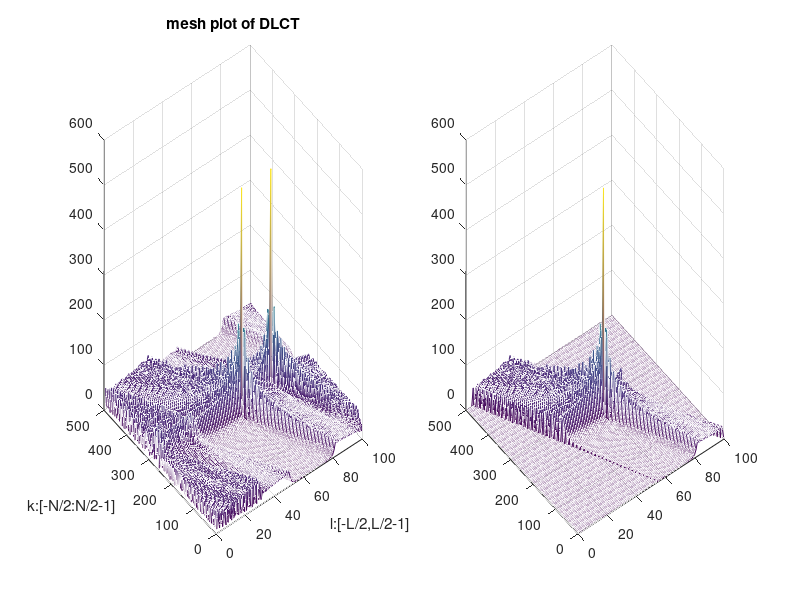
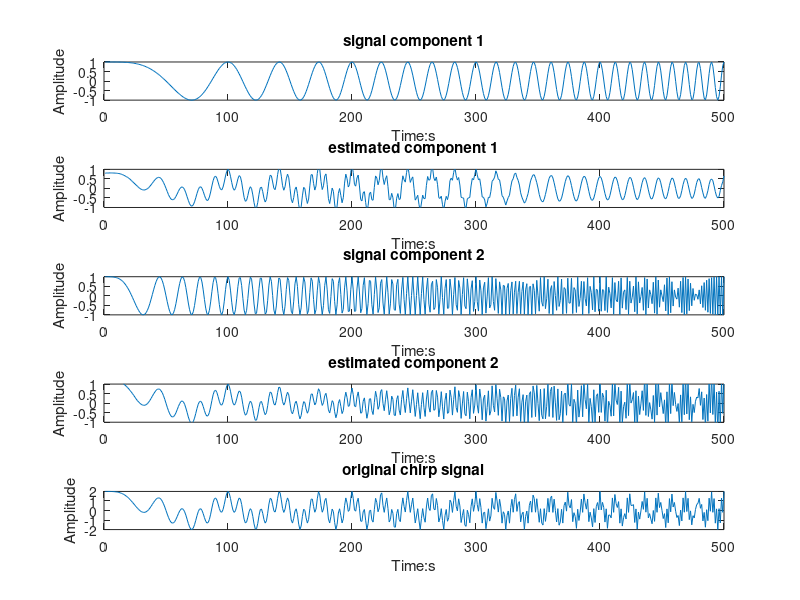

MATLAB code for these plots, in order:
function test_dlct1
% Description: matlab exmaple of DLCT 
% Reference: 
%	Alkishriwo, Osama A., and Luis F. Chaparro. "A discrete 
%	linear chirp transform (DLCT) for data compression."  
%  	11th International Conference on Information Science, Signal 
%  	Processing and their Applications (ISSPA) IEEE, 2012.
%
% Copyright (C) 2013  Xi'an Jiaotong University (Pengliang Yang)

clc,clear, close all

Fs = 100;
dt = 1 / Fs ;
N= 500;n=1:N;
t=n'*dt;
x1=exp(j*2*pi* t.^2);%sin(2*pi* t.^2)
x2=exp(j*2*pi*5*t.^2);%sin(2*pi*5*t.^2)
x =x1 +x2;

% -------------decomposition-----------------------
L=100;
C=0.01;


mask=ones(N,L);
for ix=1:L
    for iy=1:N
        if (iy> -500*(ix-100)/60 || iy<-10*(ix-55))
            mask(iy,ix)=0;
        end
    end
end

XX1=dlct(x, C, L,N);
[Y,ind]=sort(abs(XX1),'ascend');
thr=Y(floor(0.1*N*L));
XX=thresholding(XX1,thr);
XX=ifftshift(mask.*fftshift(XX1,1),1);


u=fftshift(abs(XX1),1);
figure(2),clf
subplot(121)
mesh(u),shading interp
xlabel('l:[-L/2,L/2-1]')
ylabel('k:[-N/2:N/2-1]')
title('mesh plot of DLCT')
u1=fftshift(abs(XX),1);
subplot(122)
mesh(u1),shading interp




%------------------- reconstruct ---------------------
x_rec=idlct(XX,C,L,N);
% figure(3),clf
% %plot(real(x_rec))
% plot(real(x-x_rec))
% title('reconstruction error')

figure(4),clf
subplot(511)
plot(real(x1))
xlabel('Time:s'),ylabel('Amplitude')
title('signal component 1')
set(gca,'CLim',[-1,1])

subplot(512)
plot(real(x_rec))
xlabel('Time:s'),ylabel('Amplitude')
title('estimated component 1')
set(gca,'yLim',[-1,1])

subplot(513)
plot(real(x2))
xlabel('Time:s'),ylabel('Amplitude')
title('signal component 2')
set(gca,'CLim',[-1,1])

subplot(514)
plot(real(x-x_rec))
xlabel('Time:s'),ylabel('Amplitude')
title('estimated component 2')
set(gca,'yLim',[-1,1])

subplot(515)
plot(real(x))
xlabel('Time:s'),ylabel('Amplitude')
title('original chirp signal')


function y=thresholding(x,thr)
y=x.*(abs(x)>thr);


function y=dlct(x,C, L,N)
%  forward discrete linear chirp transform
n=1:N;
h=zeros(N,1);
y=zeros(N,L);
for l=-L/2:L/2-1
    h=x.*exp(-j*2*pi*C*l*n'.^2/N);
    y(:,l+L/2+1)=fft(h);
end

function x=idlct(y,C,L,N)
%  forward discrete linear chirp transform
n=1:N;
g=zeros(N,L);
for l=-L/2:L/2-1
    g(:,l+L/2+1)=ifft(y(:,l+L/2+1));
end
x=sum(g.*exp(j*2*pi*C*n'.^2*[-L/2:L/2-1]/N),2)/L;
x=real(x);
